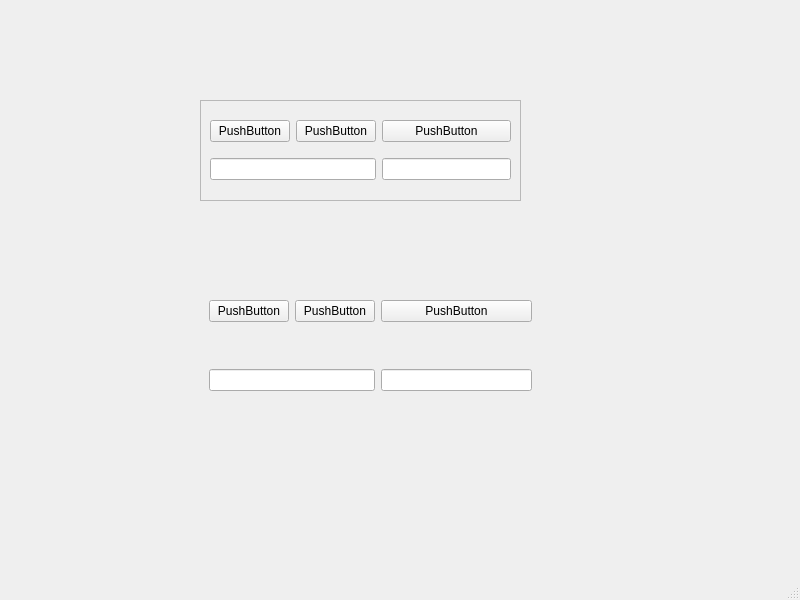
<?xml version="1.0" encoding="UTF-8"?>
<ui version="4.0">
 <class>MainWindow</class>
 <widget class="QMainWindow" name="MainWindow">
  <property name="geometry">
   <rect>
    <x>0</x>
    <y>0</y>
    <width>800</width>
    <height>600</height>
   </rect>
  </property>
  <property name="windowTitle">
   <string>MainWindow</string>
  </property>
  <widget class="QWidget" name="centralwidget">
   <widget class="QFrame" name="frame">
    <property name="geometry">
     <rect>
      <x>200</x>
      <y>100</y>
      <width>321</width>
      <height>101</height>
     </rect>
    </property>
    <property name="frameShape">
     <enum>QFrame::StyledPanel</enum>
    </property>
    <property name="frameShadow">
     <enum>QFrame::Raised</enum>
    </property>
    <layout class="QGridLayout" name="gridLayout">
     <item row="0" column="0">
      <widget class="QPushButton" name="pushButton">
       <property name="text">
        <string>PushButton</string>
       </property>
      </widget>
     </item>
     <item row="0" column="1">
      <widget class="QPushButton" name="pushButton_2">
       <property name="text">
        <string>PushButton</string>
       </property>
      </widget>
     </item>
     <item row="0" column="2">
      <widget class="QPushButton" name="pushButton_3">
       <property name="text">
        <string>PushButton</string>
       </property>
      </widget>
     </item>
     <item row="1" column="0" colspan="2">
      <widget class="QLineEdit" name="lineEdit"/>
     </item>
     <item row="1" column="2">
      <widget class="QLineEdit" name="lineEdit_2"/>
     </item>
    </layout>
   </widget>
   <widget class="QFrame" name="gridFrame">
    <property name="geometry">
     <rect>
      <x>200</x>
      <y>250</y>
      <width>341</width>
      <height>191</height>
     </rect>
    </property>
    <layout class="QGridLayout" name="gridLayout_2">
     <item row="0" column="0">
      <widget class="QPushButton" name="pushButton_4">
       <property name="text">
        <string>PushButton</string>
       </property>
      </widget>
     </item>
     <item row="0" column="1">
      <widget class="QPushButton" name="pushButton_5">
       <property name="text">
        <string>PushButton</string>
       </property>
      </widget>
     </item>
     <item row="0" column="2">
      <widget class="QPushButton" name="pushButton_6">
       <property name="text">
        <string>PushButton</string>
       </property>
      </widget>
     </item>
     <item row="1" column="0" colspan="2">
      <widget class="QLineEdit" name="lineEdit_3"/>
     </item>
     <item row="1" column="2">
      <widget class="QLineEdit" name="lineEdit_4"/>
     </item>
    </layout>
   </widget>
  </widget>
  <widget class="QMenuBar" name="menubar">
   <property name="geometry">
    <rect>
     <x>0</x>
     <y>0</y>
     <width>800</width>
     <height>19</height>
    </rect>
   </property>
  </widget>
  <widget class="QStatusBar" name="statusbar"/>
 </widget>
 <resources/>
 <connections/>
</ui>
